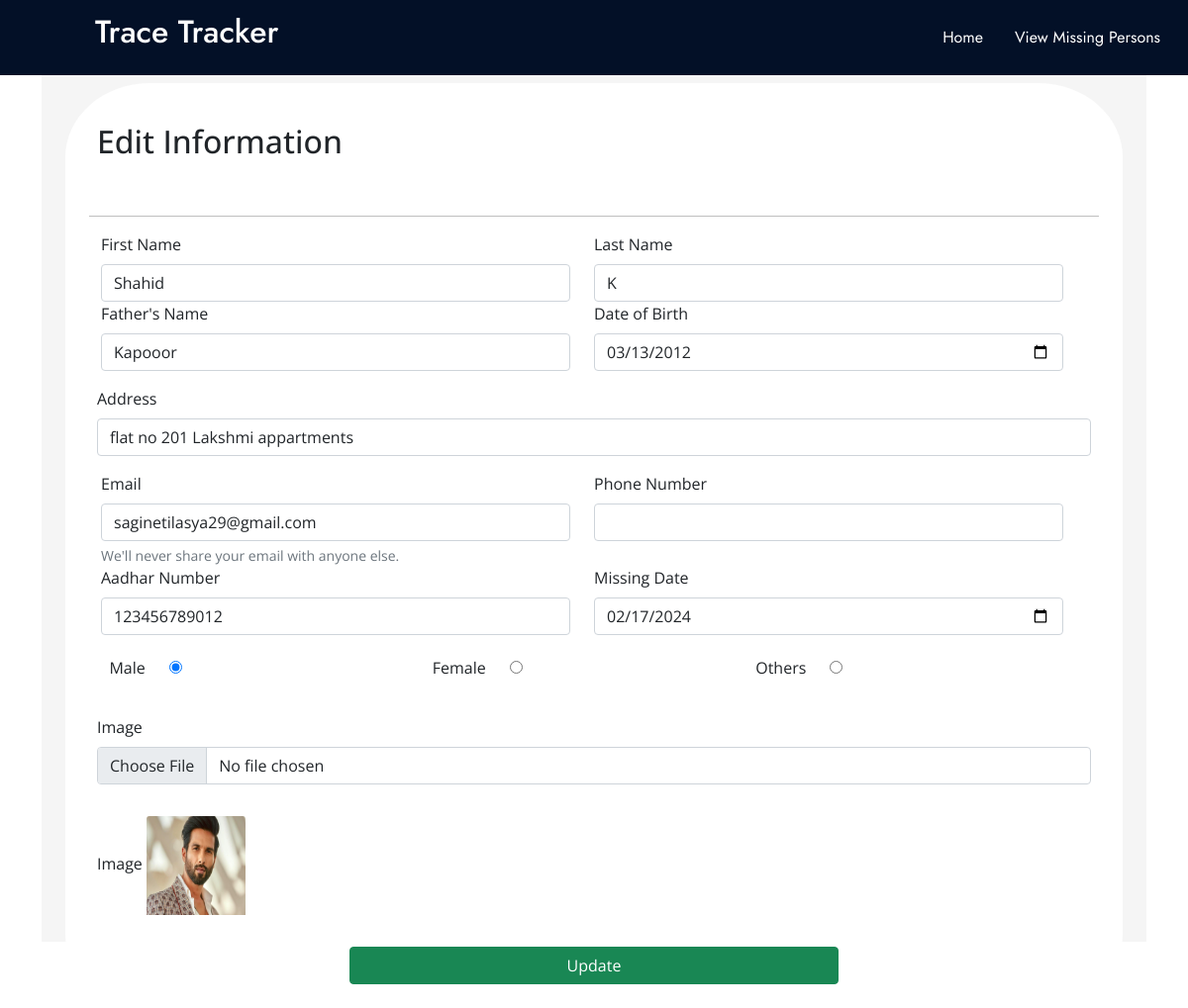
The app's page /update/13/ with its own data.
### missingperson/models.py (models this page shows, shortened)
class MissingPerson(models.Model):
    GENDER_CHOICES = [
        ('Male', 'Male'),
        ('Female', 'Female'),
        ('Others', 'Others'),
    ]
    first_name = models.CharField(max_length=255)
    last_name = models.CharField(max_length=255)
    father_name = models.CharField(max_length=255)
    date_of_birth = models.DateField(blank=True, null=True)
    address = models.TextField()
    email = models.EmailField()
    phone_number = models.CharField(max_length=10)  # Assuming a maximum of 15 digits for phone number
    aadhar_number = models.CharField(max_length=12, unique=True)  # Aadhar number is 12 digits and should be unique
    image = models.ImageField(upload_to='missing_persons/')  # Store images in a 'missing_persons' directory
    missing_from = models.DateField(blank=True, null=True)
    gender = models.CharField(max_length=10, choices=GENDER_CHOICES)

### missingperson/views.py (the view, shortened to what this page needs)
# urls.py: path('update/<int:person_id>/',views.update_person, name='update_person'),
def update_person(request, person_id):
    person = get_object_or_404(MissingPerson, id=person_id)
    return render(request, 'edit.html', {'person': person})

### templates/edit.html (shortened to what this page needs)
{% load static %}
<!DOCTYPE html>
<html lang="en">
<head>
    <link href="https://cdn.jsdelivr.net/npm/bootstrap@5.0.2/dist/css/bootstrap.min.css" rel="stylesheet"
>
</head>
<body style="font-family: 'Open Sans', sans-serif;">
    <nav id="navbar" class="navbar navbar-expand-lg  py-2" style="background-color: #031027;">
        <div class="container-fluid justify-content-between" style="font-family: 'Jost', sans-serif;padding-left: 8%;">
            <div class="d-flex">
              <a class="navbar-brand me-2 mb-1 d-flex align-items-center" href="/">
                <h2 style="color: white;">Trace Tracker</h2>
              </a>
            </div>
            <div class="d-flex">
                <a style="color: white;" class="nav-link" href="/">Home</a>
                <a style="color: white;" class="nav-link" href="/missing">View Missing Persons</a>
              </div>
        </div>
    </nav>
    <br/>
    <div class="container">
        <div class="right-column">
            <div class="container mt-5 mb-3" style="padding-top: 8%;">
                <form class="row g-3 p-4" method="POST" enctype="multipart/form-data" style="background-color: rgb(255, 255, 255);border-radius: 8%;padding-top: 5%;">
                    <h2>Edit Information</h2>
                    <hr color="black" style="color: rgb(0, 0, 0);">
                    <div class="row">
                        <div class="col">
                            <label for="first_name" class="form-label">First Name</label>
                            <input type="text" value = "{{person.first_name}}" name="first_name" class="form-control" >
                        </div>
                        <div class="col">
                            <label for="last_name" class="form-label">Last Name</label>
                            <input type="text" value = "{{person.last_name}}" name="last_name" class="form-control" >
                        </div>
                    </div>
                    <div class="row">
                    <div class="col">
                        <label for="fathers_name" class="form-label">Father's Name</label>
                        <input type="text" value = "{{person.father_name}}" name="father_name" class="form-control" >
                    </div>
                    <div class="col">
                        <label for="dob" class="form-label">Date of Birth</label>
                        <input type="date" value = "{{person.date_of_birth|date:'Y-m-d' }}" name="date_of_birth" class="form-control" >
                    </div>
                    </div>
                    <div class="mb-3">
                        <label for="address" class="form-label">Address</label>
                        <input type="text" name="address" value = "{{person.address}}" class="form-control" >
                    </div>
                    <div class="row">
                    <div class="col">
                        <label for="email" class="form-label">Email</label>
                        <input type="email" name="email" value = "{{ person.email }}" class="form-control" >
                        <div id="emailHelp" class="form-text">We'll never share your email with anyone else.</div>
                    </div>
                    <div class="col">
                        <label for="phonenum" class="form-label">Phone Number</label>
                        <input type="number" name="phonenum" value = "{{ person.phonenum }}" class="form-control" >
                    </div>
                    </div>
                    <div class="row">
                        <div class="col">
                            <label for="aadhar_number" class="form-label">Aadhar Number</label>
                            <input type="number" name="aadhar_number" value = "{{ person.aadhar_number }}" class="form-control" >
                        </div>
                        <div class="col">
                            <label for="missing_date" class="form-label">Missing Date</label>
                            <input type="date" name="missing_from" value="{{ person.missing_from|date:'Y-m-d' }}" class="form-control">
                        </div>
                    </div>
                    <div class="row" style="padding: 2%;">
                        <div class="col">
                            <label class="checkbox-label" for="male">Male</label>
                            <input type="radio" id="male" name="gender" value="Male" {% if person.gender == 'Male' %}checked{% endif %}>
                        </div>
                        <div class="col">
                            <label class="checkbox-label" for="female">Female</label>
                            <input type="radio" id="female" name="gender" value="Female" {% if person.gender == 'Female' %}checked{% endif %}>
                        </div>
                        <div class="col">
                            <label class="checkbox-label" for="others">Others</label>
                            <input type="radio" id="others" name="gender" value="Others" {% if person.gender == 'Others' %}checked{% endif %}>
                        </div>
                    </div>
                    <div class="mb-3">
                        <label for="exampleInputPassword1" class="form-label"> Image</label>
                        <input type= "file" name = "image" value="{{ person.image }}" class="form-control">
                    </div>
                    <div class="mb-3">
                        <label for="exampleInputPassword1" class="form-label"> Image</label>
                        <img class="card-img-top center-image" src="{% static '/' %}{{ person.image }}" alt="Card image cap" style="width: 100px; height: 100px;" >
                    </div>
                    <div class="d-grid gap-2 col-6 mx-auto">
                        <button type="submit" class="btn btn-success">Update</button>
                    </div>
                </form>
            </div>
        </div>
    </div>
</body>
</html>

### templates/edit.html (style rules this page uses)
label.checkbox-label { display: inline-block; margin-right: 20px; }
.container { display: flex; align-items: center; justify-content: center; height: 100vh; }
.right-column { flex: 1; padding: 20px; background-color: #f5f5f5; }
form { background-color: #ffffff; padding: 20px; border-radius: 8px; }
img { max-width: 100%; height: auto; }

### records on screen
MissingPerson: first_name "Shahid", last_name "K", father_name "Kapooor", date_of_birth "03/13/2012", address "flat no 201 Lakshmi appartments", email "saginetilasya29@gmail.com", aadhar_number "123456789012", missing_from "02/17/2024", gender "☑ Male", gender "☐ Female", gender "☐ Others", image (picture)
